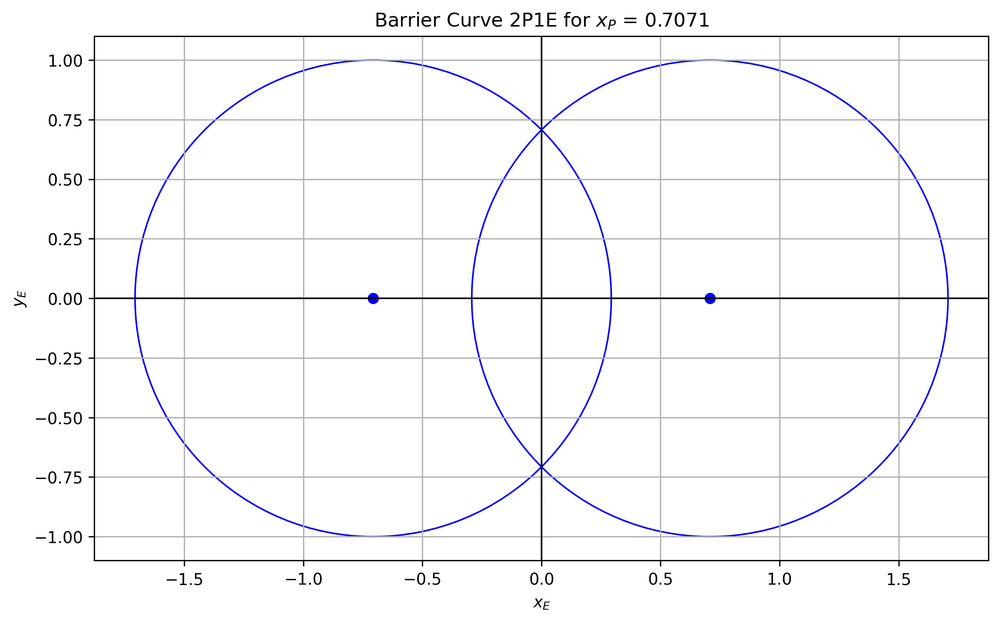
#> input picture Python/Barrier Curve (Fast Evader)/frames/frame_xP_0.7071.png, 1000 x 622 px, shrunk from 2600 x 1616 before the run, found by its file name; its folder holds 4 pictures in this run
$ python BarrierCurveSolver_Quartic.py
#> lines starting #> are read from the running program, lines starting #| are printed output that depends on the picture
import numpy as np
import matplotlib.pyplot as plt
from multiprocessing import Pool, cpu_count
from tqdm import tqdm
import os
import matplotlib.animation as animation
# Given a quartic equation that has the response variable t (time to capture) and factor variables of the evader position (Xe,Ye) and Pursuer position (Xp)
# Is it possible to construct a barrier curve that describe the region of interceptability?

# [102 lines left out: functions quartic_coeffs, boundryCheck, solve_quartic, plot_barrier_curve, not called in this run]

# Function to create animation after generating all frames
def create_animation(image_files):
    """
    Creates a loopable animation using the png frames in the image_files
    """
    while None in image_files:
        image_files.remove(None)
    image_files = [x for x in image_files if x is not None] # Remove nones
    image_files.extend(image_files[::-1]) # Loop start finish together

    fig = plt.figure(figsize=(10, 10))
    ax = plt.gca()

    def update_frame(i):
#> called with i = 0
        img = plt.imread(image_files[i])
#> img is the input picture: shape (622, 1000, 4) float32; mean R, G, B, A 0.971, 0.971, 0.978, 1
        ax.clear()
        ax.imshow(img)
        ax.axis('off')

    ani = animation.FuncAnimation(fig, update_frame, frames=len(image_files), repeat=True)

    # Save the animation as mp4
    ani.save('barrier_curve_animation.gif', dpi = 300, fps=30)
#> call 3 of update_frame, with i = 1
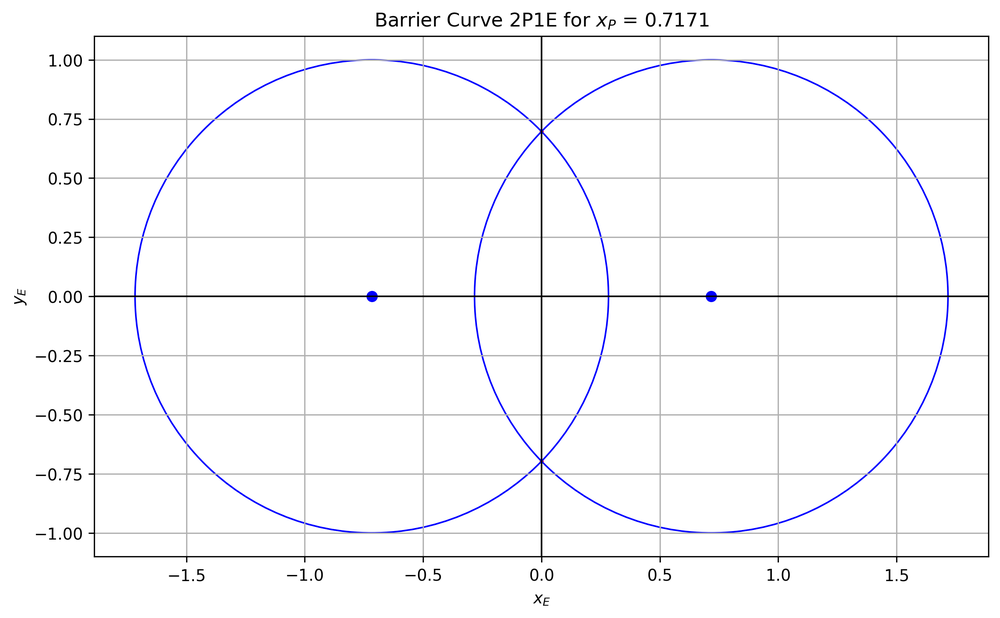
#> input picture Python/Barrier Curve (Fast Evader)/frames/frame_xP_0.7171.png, 1000 x 618 px, shrunk from 2600 x 1608 before the run, found by its file name
#> in update_frame, img is the input picture: shape (618, 1000, 4) float32; mean R, G, B, A 0.97, 0.97, 0.978, 1
#> call 4 of update_frame, with i = 2
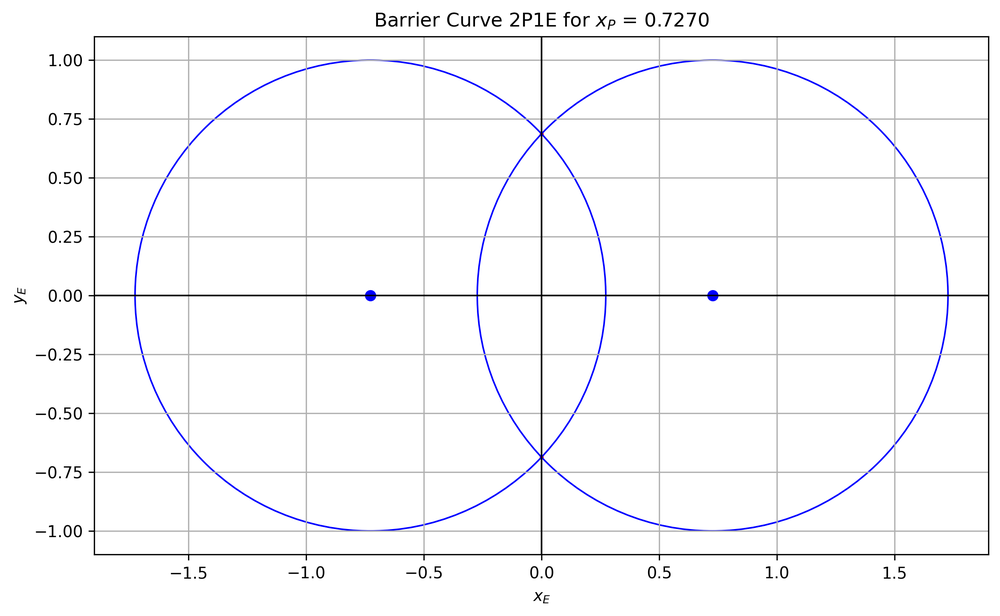
#> input picture Python/Barrier Curve (Fast Evader)/frames/frame_xP_0.7270.png, 1000 x 616 px, shrunk from 2600 x 1601 before the run, found by its file name
#> in update_frame, img is the input picture: shape (616, 1000, 4) float32; mean R, G, B, A 0.97, 0.97, 0.978, 1
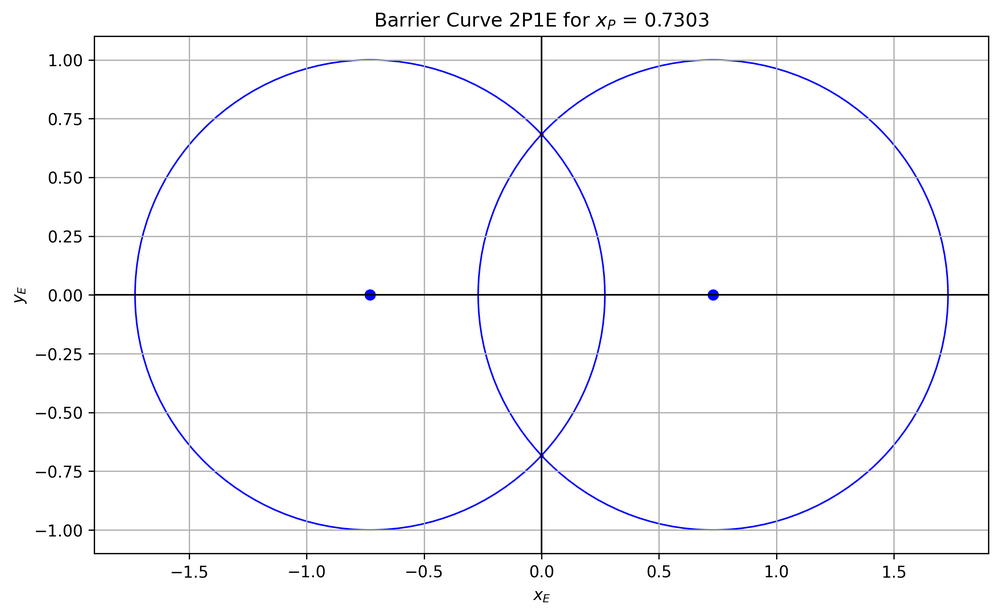
#> input picture Python/Barrier Curve (Fast Evader)/frames/frame_xP_0.7303.png, 1000 x 615 px, shrunk from 2600 x 1598 before the run, found by its file name
#> in update_frame, img is the input picture: shape (615, 1000, 4) float32; mean R, G, B, A 0.97, 0.97, 0.978, 1
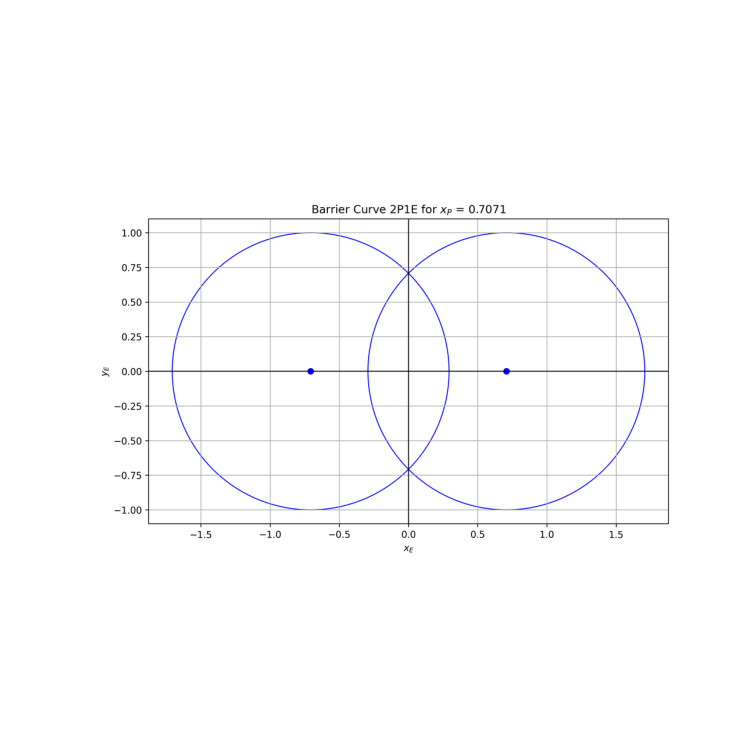
#> saved as barrier_curve_animation.gif: PIL image 3000x3000 RGBA (shown at 1/4 size); mean R, G, B, A 252.1, 252.1, 252.9, 255

# Main function to parallelize the generation of frames
def main():

    create_frames = False
    if create_frames:
        x_P_values = np.linspace(1/np.sqrt(2), 1.5, 240)
        #x_P_values = np.array([1.1,1.2])
        save_path = "frames"

        if not os.path.exists(save_path):
            os.makedirs(save_path)

        # Parallel processing for generating frames
        with Pool(processes=cpu_count()) as pool:
            image_files = list(tqdm(pool.imap(plot_barrier_curve, x_P_values), total=len(x_P_values)))
        # Create the animation after all frames are generated
        create_animation(image_files)
    else:
        files = os.listdir('frames/')
        files = ['frames/' + s for s in files]
        files.sort()
        print(files)
        create_animation(files)


if __name__ == '__main__':
    main()
